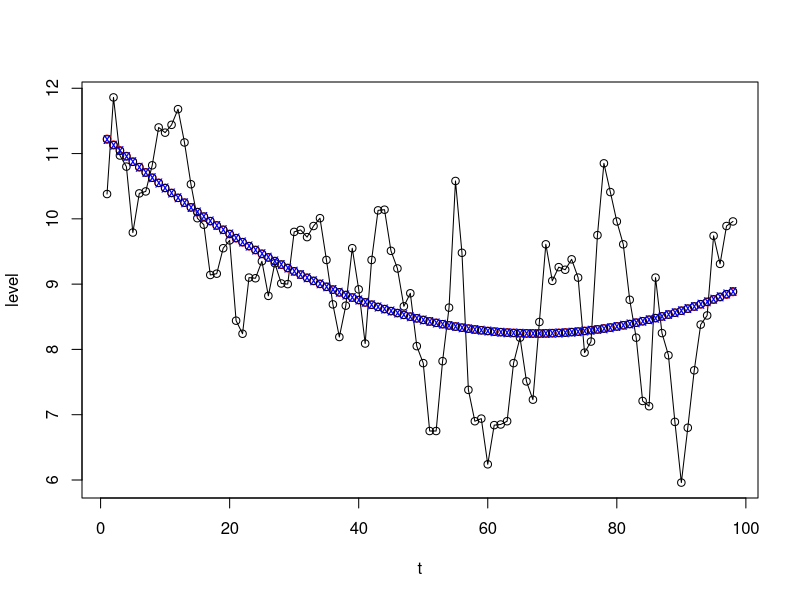
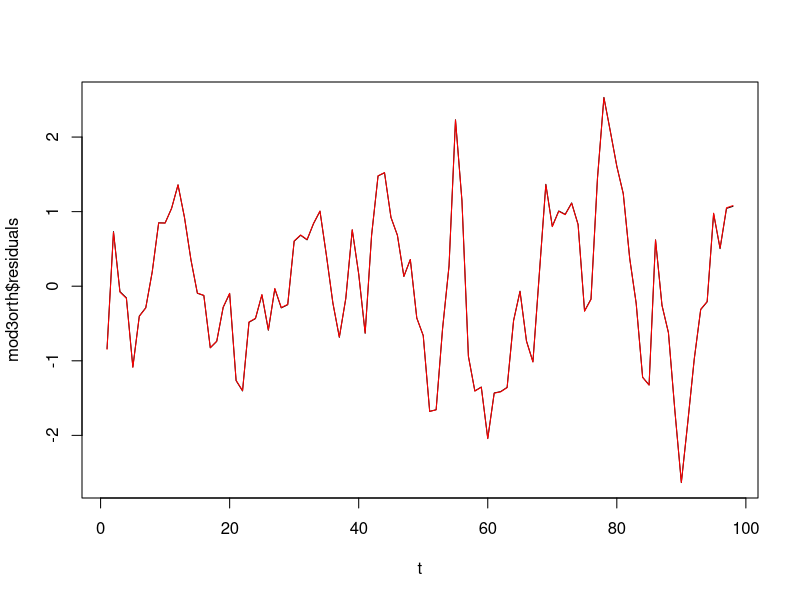
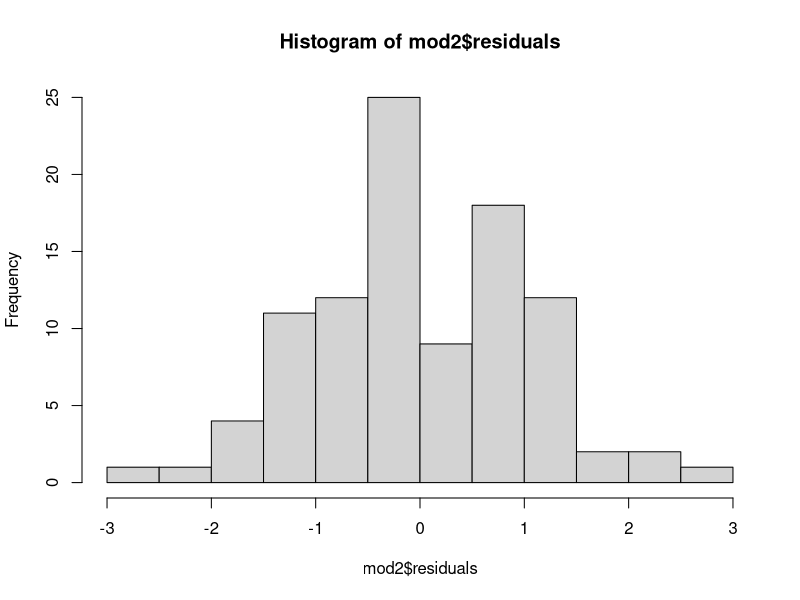

Source code (R) for these figures, in order:
lake = read.csv('lake.dat', header=FALSE, col.names='level')
lake$t = 1:nrow(lake)
dim(lake)
attach(lake)

plot(t, level)
lines(t, level)

mod2 = lm(level ~ poly(t, 2), data=lake)
summary(mod2)
anova(mod2)
# Bummer that the anova table doesn't show each one
anova(lm(level ~ t + I(t**2), data=lake))
summary(lm(level ~ t + I(t**2), data=lake))
# So quadratic is definitely helping here.

points(mod2$fitted.values, col='red')

mod3raw = lm(level ~ poly(t, 3, raw=TRUE), data=lake)
summary(mod3raw)
points(mod3raw$fitted.values)

# qqplot is reasonable
# residuals show some patterns

mod3orth = lm(level ~ poly(t, 3), data=lake)
summary(mod3orth)
points(mod3orth$fitted.values, col='blue', pch='x')

# Surprising how different the regression coefficients are depending on
# whether you use orthogonal polynomials or not.
# I expect that the orthogonal part contributes to numerical stability.
# Orthogonal is also very appealing for the lm because it implies that the
# design matrix is also orthogonal

p = poly(level, 3)
dim(p)
cor(p)

plot(t, mod3orth$residuals, type='l')
# Variance does appear to be increasing
lines(t, mod2$residuals, type='l', col='red')
# Basically the same
hist(mod2$residuals)

# overall not that bad

max(abs(mod3raw$fitted.values - mod2$fitted.values))

lts = ts(lake$level, start=1874)
